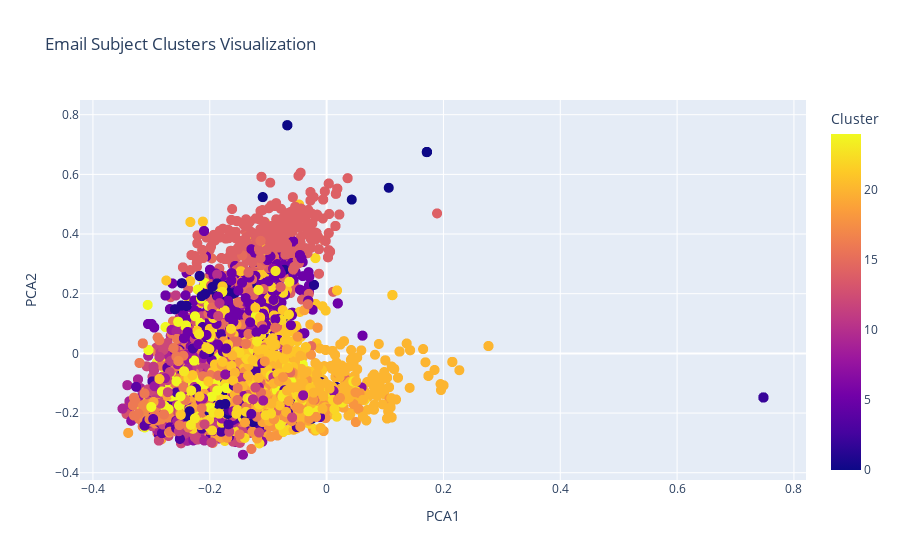

Notebook code cell kept with this figure:
### Code cell
from sentence_transformers import SentenceTransformer
from sklearn.cluster import KMeans
import matplotlib.pyplot as plt
import plotly.express as px
from sklearn.decomposition import PCA

# Step 1: Generate embeddings using Sentence-BERT
subject = list(df["Subject"])
model = SentenceTransformer('all-MiniLM-L6-v2')
embeddings = model.encode(subject)

# Step 2: Perform K-Means clustering
num_clusters = 25
kmeans = KMeans(n_clusters=num_clusters, random_state=42)
clusters = kmeans.fit_predict(embeddings)

# Step 3: Reduce dimensionality for visualization
pca = PCA(n_components=2)
reduced_embeddings = pca.fit_transform(embeddings)

# Add reduced dimensions and cluster info to the DataFrame
df["PCA1"] = reduced_embeddings[:, 0]
df["PCA2"] = reduced_embeddings[:, 1]
df["Cluster"] = clusters

# Step 4: Visualize with Plotly
fig = px.scatter(
    df,
    x="PCA1",
    y="PCA2",
    color="Cluster",
    hover_data={"Subject": True, "PCA1": False, "PCA2": False, "Cluster": False},
    title="Email Subject Clusters Visualization"
)
fig.update_traces(marker=dict(size=10))
fig.show()

### Figure 1 — Plotly figure (JSON) as saved in the notebook; plotly's stock layout.template omitted (floating-point values rounded to 4 significant figures; data arrays with more than 128 entries replaced by an {"elided": "..."} marker saying what was removed)
{"data": [{"customdata": {"elided": "17401x2 mixed values"}, "hovertemplate": "Subject=%{customdata[0]}<extra></extra>", "legendgroup": "", "marker": {"color": {"elided": "17401 int values"}, "coloraxis": "coloraxis", "size": 10, "symbol": "circle"}, "mode": "markers", "name": "", "showlegend": false, "type": "scattergl", "x": {"elided": "17401 float values"}, "xaxis": "x", "y": {"elided": "17401 float values"}, "yaxis": "y"}], "layout": {"coloraxis": {"colorbar": {"title": {"text": "Cluster"}}, "colorscale": [[0, "#0d0887"], [0.1111, "#46039f"], [0.2222, "#7201a8"], [0.3333, "#9c179e"], [0.4444, "#bd3786"], [0.5556, "#d8576b"], [0.6667, "#ed7953"], [0.7778, "#fb9f3a"], [0.8889, "#fdca26"], [1, "#f0f921"]]}, "legend": {"tracegroupgap": 0}, "title": {"text": "Email Subject Clusters Visualization"}, "xaxis": {"anchor": "y", "domain": [0, 1], "title": {"text": "PCA1"}}, "yaxis": {"anchor": "x", "domain": [0, 1], "title": {"text": "PCA2"}}}}
